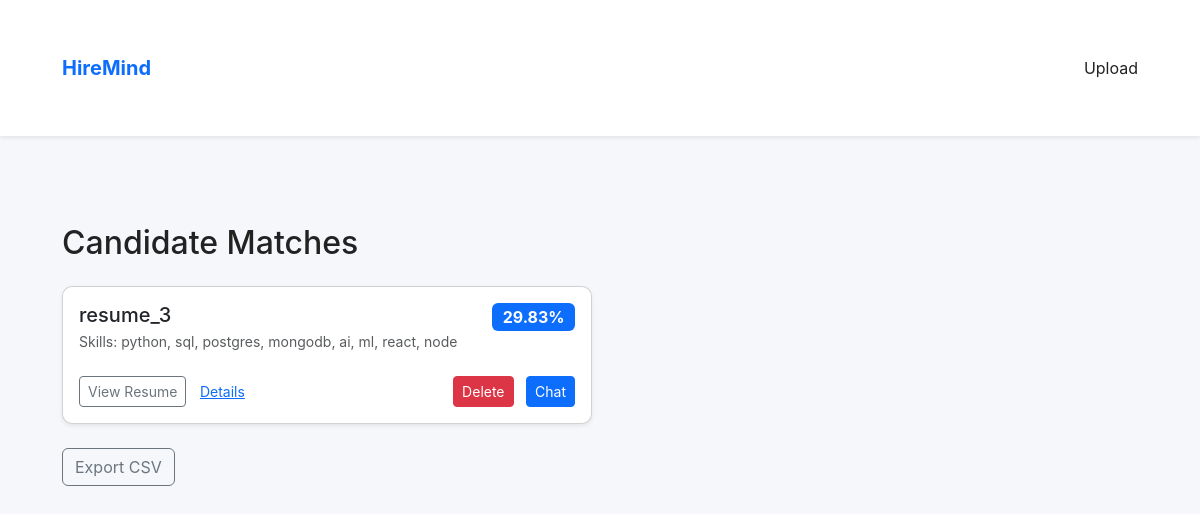
/dashboard, run on the app's committed database.
### tables this page shows
CREATE TABLE candidates (
        id INTEGER PRIMARY KEY AUTOINCREMENT,
        uid TEXT UNIQUE,
        name TEXT,
        skills TEXT,
        match_score REAL,
        resume TEXT
    , jd TEXT DEFAULT '', excerpt TEXT DEFAULT '', overlap REAL DEFAULT 0.0, overlap_tokens TEXT DEFAULT '');

### app.py (the view)
@app.route('/dashboard')
def dashboard():
    conn = get_db_conn()
    cur = conn.cursor()
    cur.execute('SELECT uid, name, skills, match_score, resume FROM candidates ORDER BY match_score DESC')
    rows = cur.fetchall()
    candidates = [dict(r) for r in rows]
    conn.close()
    return render_template('dashboard.html', candidates=candidates)

### app.py (called while the page is built)
def get_db_conn():
    conn = sqlite3.connect(DB_PATH)
    conn.row_factory = sqlite3.Row
    return conn

### templates/dashboard.html (shortened to what this page needs)
<!doctype html>
<html lang="en">
  <head>
    <link href="https://cdn.jsdelivr.net/npm/bootstrap@5.3.2/dist/css/bootstrap.min.css" rel="stylesheet">
    <link rel="stylesheet" href="/static/style.css">
  </head>
  <body>
    <nav class="navbar navbar-expand-lg navbar-light bg-white shadow-sm">
      <div class="container">
        <a class="navbar-brand" href="/">HireMind</a>
        <div>
          <a class="nav-link d-inline" href="/">Upload</a>
        </div>
      </div>
    </nav>
    <main class="container py-5">
      <h2 class="mb-4">Candidate Matches</h2>
      {% if candidates and candidates|length > 0 %}
        <div class="row g-3">
          {% for c in candidates %}
            <div class="col-md-6">
              <div class="card h-100 shadow-sm">
                <div class="card-body">
                  <div class="d-flex justify-content-between align-items-start">
                    <div>
                      <h5 class="card-title mb-1">{{ c.name }}</h5>
                      <p class="text-muted mb-2 small">Skills: {{ c.skills }}</p>
                    </div>
                    <div class="text-end">
                      <span class="badge bg-primary fs-6">{{ '%.2f'|format(c.match_score) }}%</span>
                    </div>
                  </div>
                  <div class="mt-3 d-flex justify-content-between">
                    <div>
                      <a class="btn btn-outline-secondary btn-sm" href="/uploads/{{ c.resume }}" target="_blank">View Resume</a>
                      <a class="btn btn-link btn-sm" href="/candidate/{{ c.uid }}">Details</a>
                    </div>
                    <div>
                      <form method="post" action="/delete/{{ c.uid }}" style="display:inline;">
                        <button class="btn btn-danger btn-sm">Delete</button>
                      </form>
                      <a class="btn btn-primary btn-sm ms-2" href="/chat/{{ c.name }}">Chat</a>
                    </div>
                  </div>
                </div>
              </div>
            </div>
          {% endfor %}
        </div>
        <div class="mt-4">
          <a class="btn btn-outline-secondary" href="/export">Export CSV</a>
        </div>
      {% else %}
        <div class="card p-4 text-center text-muted">
          <p>No candidates yet. Upload a resume on the <a href="/">home page</a>.</p>
        </div>
      {% endif %}
    </main>
  </body>
</html>

### static/style.css (style rules this page uses)
body { font-family: Inter, system-ui, -apple-system, 'Segoe UI', Roboto, 'Helvetica Neue', Arial; background: #f5f7fb; color: #222; }
.container { max-width: 1100px; margin: 40px auto; }
.card { border-radius: 10px; }
.navbar-brand { font-weight: 700; color: #0d6efd !important; }

### data on the page
candidates: name "resume_3", skills "python, sql, postgres, mongodb, ai, ml, react, node", match_score "29.83"
